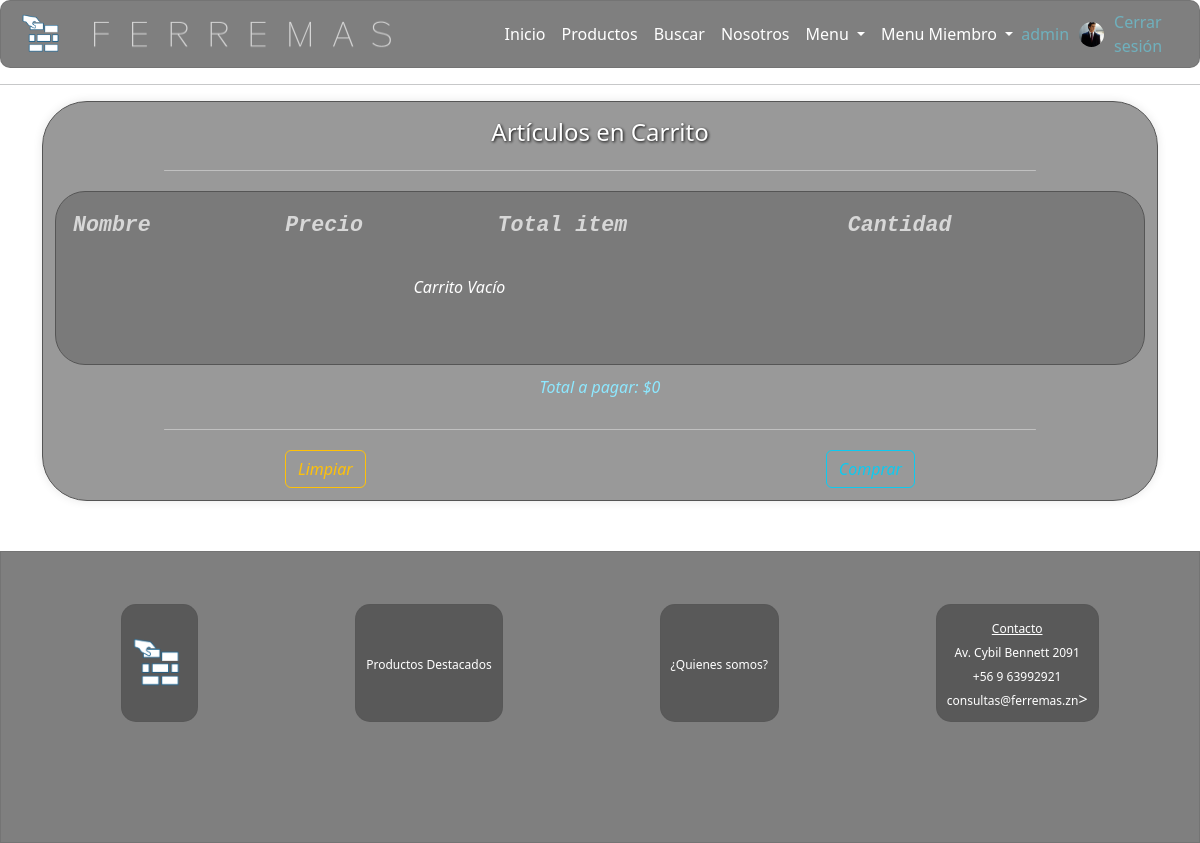
/carrito2/ (signed in), run on the app's committed database.
### core/models.py (models this page shows)
class CustomUser(AbstractUser):
    pic = models.ImageField(upload_to='profile_pics', null=True, blank=True, default='profile_pics/default.png')
    is_staff=models.BooleanField(default=False)
    tipo = models.CharField(max_length=20,
        choices=(
            ('cliente', 'Cliente'),
            ('vendedor', 'Vendedor'),
            ('bodeguero', 'Bodeguero'),
            ('contador', 'Contador'),
            ('administrador', 'Administrador'),
        ),default='Cliente',verbose_name='Tipo')
    bio = models.TextField(verbose_name='biografia', default='', null=True, blank=True)

### core/views.py (the view)
# urls.py: path('carrito2/', views.carrito2,name="carrito2"),
def carrito2(request):
    print(request.session.get('carrito', {}))
    return render(request,'carrito2.html')

### core/context_processor.py (called while the page is built)
def total_carrito(request):
    total=0
    if request.user.is_authenticated:
        try:
            carrito = request.session['carrito']
            if "carrito" in request.session:
                for key, value in carrito.items():
                    total+=(int(value["precio"]))*(value["cantidad"])
        except:
            total=0
    return {'total_carrito':int(total)}

### core/templates/carrito2.html
{% extends 'base.html' %}
{% load static %}
{% block content %}
    {% if user.is_authenticated %}
        {% include 'carrito.html' %}
    {% endif %}
{% endblock %}

### core/templates/menuMiembro.html (shortened to what this page needs)
{% load static %}
<div class="collapse navbar-collapse naz" id="navbarNavDropdown">
    <div>
        <ul class="navbar-nav me-auto mb-2 mb-lg-0">
            <li class="nav-item">
                <a class="nav-link" href="{% url 'index' %}">Inicio</a>
            </li>
            <li class="nav-item">
                <a class="nav-link" href="{% url 'products' %}">Productos</a>
            </li>
            <li class="nav-item">
                <a  class="nav-link" href="{% url 'buscar' %}">Buscar</a>
            </li>
            <li class="nav-item">
                <a  class="nav-link" href="{% url 'nosotros' %}">Nosotros</a>
            </li>
            {% if user.is_authenticated %}
                <li class="nav-item dropdown">
                    <a class="nav-link dropdown-toggle" href="#" role="button" data-bs-toggle="dropdown" aria-expanded="false">Menu
                    </a>
                </li>
                {% if user.is_staff %}
                    <li class="nav-item dropdown">
                        <a class="nav-link dropdown-toggle" href="#" role="button" data-bs-toggle="dropdown" aria-expanded="false">Menu Miembro
                        </a>
                    </li>
                {% endif %}
            {% endif %}
        </ul>
    </div>
    <div class="navbar-right">
        {% if user.is_authenticated %}
            <div class="boxes">
                <a href="{% url 'profile' %}" class="nav-link" >{{ user.username }}</a>
            </div>
            <a href="{% url 'profile' %}" class="nav-link"><img class="pic-user" src="{{user.pic.url}}" alt="imgGC" title="Click para ver tu Perfil"></a>
            <div class="boxes">
                <a href="{% url 'cerrar' %}" class="navbar-item" id="#">Cerrar sesión</a>
            </div>
        {% else %}
            <img src="{% static 'assets/icons/tea.png' %}" alt="imgGC">
            <div class="boxes">
                <a href="{% url 'login' %}" id="userGC">Iniciar sesion</a>
            </div>
        {% endif %}
    </div>
</div>

### core/static/css/mystyles.css (style rules this page uses)
body { background-image: url("../assets/img/fondo.png"); background-repeat: no-repeat; background-position: center; background-attachment: fixed; background-size: cover; display: flex; flex-direction: column; font-family: 'Ubuntu', "times new roman", times, roman, serif; }
.fade-in { animation: fadeIn 1s; -webkit-animation: fadeIn 1s; -moz-animation: fadeIn 1s; -o-animation: fadeIn 1s; -ms-animation: fadeIn 1s; }
.naz { display: flex; justify-content: space-between; align-items: center; padding-left: 10vh !important; }
.nav-item a { color: white; text-decoration:none; font-size: 2vh; }
.pic-user { width: 10vw; border-radius: 50%; border:1 px solid rgb(14, 206, 235); margin-bottom: 2vh; }

### data on the page
CustomUser: username "admin", pic (picture)

### other printed values
{{ total_carrito }} "0"
